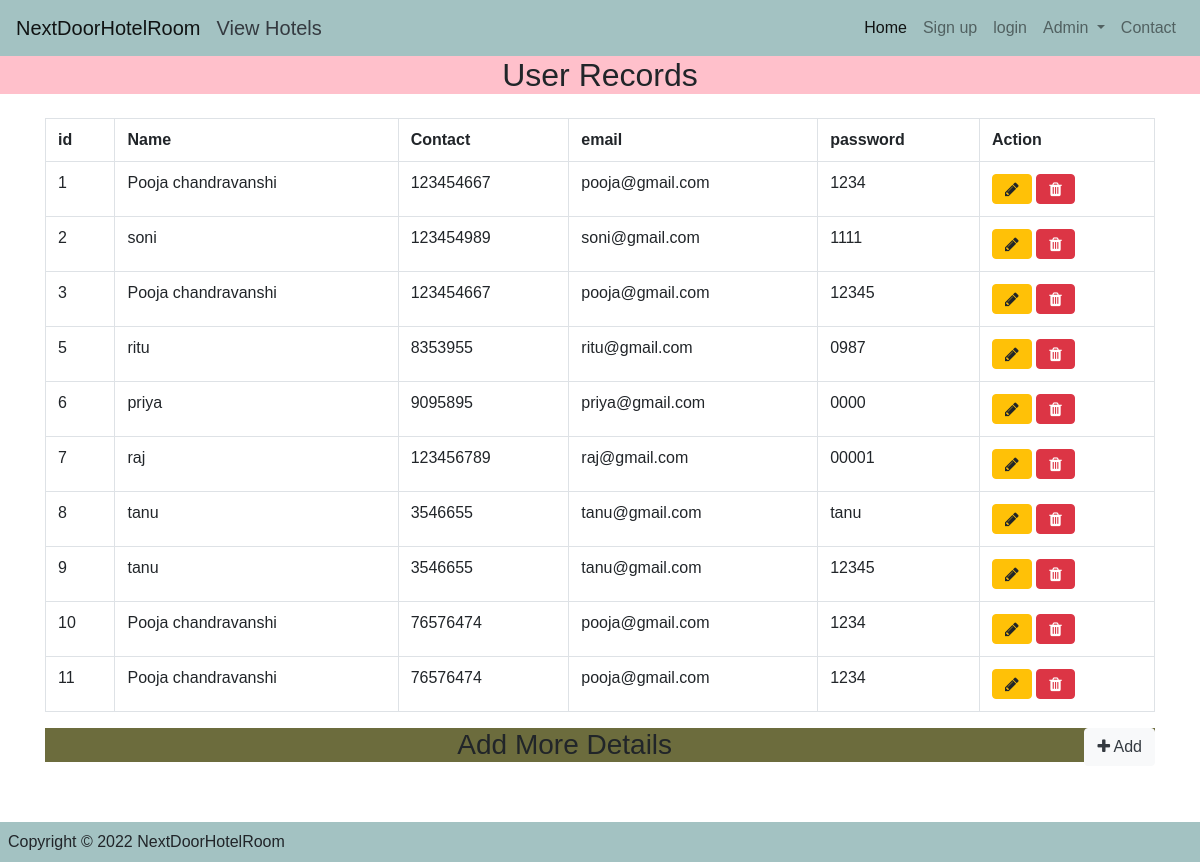
/pooja/sinup_data.php (signed in), run on the app's committed database.
### tables this page shows
CREATE TABLE `sinup` (
  `id` int(11) NOT NULL,
  `name` varchar(255) NOT NULL,
  `phone` int(255) NOT NULL,
  `email` varchar(255) NOT NULL,
  `password` varchar(255) NOT NULL,
  `timestime` datetime(6) NOT NULL DEFAULT current_timestamp(6)
);

### pooja/sinup_data.php (the view, shortened to what this page needs)
<?php
  include 'partials/nav.php';
  include 'partials/head.php';
   ?>
   <?php
    include 'partials/footer.php';
    ?>
<body>
<h2 class="text-center " style="background-color: pink;">User Records</h2>
<?php
include('config/conn.php');
$query = "SELECT * FROM `sinup`  ";
$res = mysqli_query($con, $query) or die("Query unsuccessful.");
?>
<div class="container pt-3">
<table class="table table-bordered">
   <tr>
       <th>id</th>
       <th> Name</th>
       <th>Contact</th>
       <th>email</th>
       <th>password</th>
       <th>Action</th>
   </tr>
   <?php
    while ($row = mysqli_fetch_assoc($res)) {
   ?>
    <tr>
       <td><?php echo $row['id']?></td>
       <td><?php echo $row['name']?></td>
       <td><?php echo $row['phone']?></td>
       <td><?php echo $row['email'] ?></td>
       <td><?php echo $row['password']?></td>
       <td>
                <a href="sinup_update.php?id=<?= $row['id'] ?>" class="btn btn-warning">
                    <i class="fa fa-pencil" aria-hidden="true"></i>
                </a>
                <a href="sinup_delete.php?data=<?= $row['id'] ?>" class="btn btn-danger text-white">
                    <i class="fa fa-trash" aria-hidden="true"></i>
                </a>
            </td>
   </tr>
     <?php
 } ?>
</table>
    <h3 class=" text-center" style="background-color: #6c6c3d;">
        Add More Details
        <a class="float-right btn btn-light text-dark" href="sinup_add.php">
            <i class="fa fa-plus" aria-hidden="true"></i>
            Add
        </a>
    </h3>
</body>
</html>

### pooja/css/style.css (style rules this page uses)
* { margin: 0; padding: 0; box-sizing: border-box; font-family: "arial"; }
body { margin-bottom: 100px; }

### data on the page
sinup: id "1", name "Pooja chandravanshi", phone "123454667", email "pooja@gmail.com", password "1234"
sinup: id "2", name "soni", phone "123454989", email "soni@gmail.com", password "1111"
sinup: id "3", name "Pooja chandravanshi", phone "123454667", email "pooja@gmail.com", password "12345"
sinup: id "5", name "ritu", phone "8353955", email "ritu@gmail.com", password "0987"
sinup: id "6", name "priya", phone "9095895", email "priya@gmail.com", password "0000"
sinup: id "7", name "raj", phone "123456789", email "raj@gmail.com", password "00001"
sinup: id "8", name "tanu", phone "3546655", email "tanu@gmail.com", password "tanu"
sinup: id "9", name "tanu", phone "3546655", email "tanu@gmail.com", password "12345"
sinup: id "10", name "Pooja chandravanshi", phone "76576474", email "pooja@gmail.com", password "1234"
sinup: id "11", name "Pooja chandravanshi", phone "76576474", email "pooja@gmail.com", password "1234"
